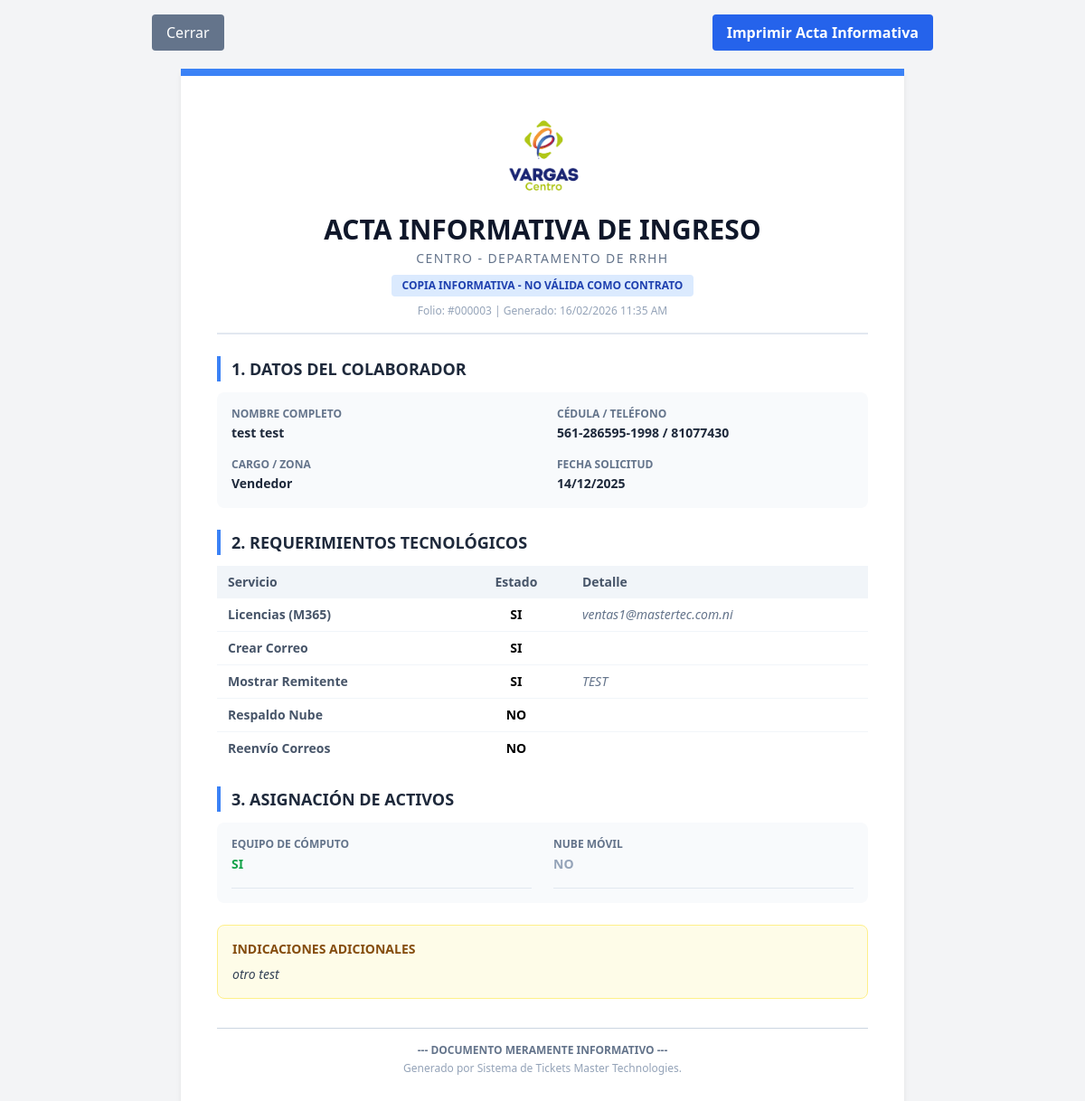
Screenshot of /imprimir_acta_ingreso.php?id=3 (signed in) with the database file from the repository.
### tables this page shows
CREATE TABLE `configuracion_sistema` (
  `id` int(11) NOT NULL AUTO_INCREMENT,
  `clave` varchar(100) NOT NULL COMMENT 'Identificador único de la configuración',
  `valor` text DEFAULT NULL COMMENT 'Valor de la configuración',
  `descripcion` varchar(255) DEFAULT NULL COMMENT 'Descripción de la configuración',
  `fecha_actualizacion` timestamp NOT NULL DEFAULT current_timestamp() ON UPDATE current_timestamp(),
  PRIMARY KEY (`id`),
  UNIQUE KEY `clave` (`clave`),
  UNIQUE KEY `idx_clave` (`clave`)
);

CREATE TABLE `formularios_rrhh` (
  `id` int(11) NOT NULL AUTO_INCREMENT,
  `tipo` enum('Ingreso','Salida') NOT NULL,
  `nombre_colaborador` varchar(100) NOT NULL,
  `fecha_efectiva` date NOT NULL,
  `departamento` varchar(100) DEFAULT NULL,
  `observaciones` text DEFAULT NULL,
  `creado_por` int(11) NOT NULL COMMENT 'Usuario de RRHH',
  `fecha_registro` timestamp NOT NULL DEFAULT current_timestamp(),
  `fecha_solicitud` date DEFAULT NULL,
  `cedula_telefono` varchar(50) DEFAULT NULL,
  `cargo_zona` varchar(100) DEFAULT NULL,
  `disponibilidad_licencias` enum('SI','NO') DEFAULT 'NO',
  `detalle_licencias` text DEFAULT NULL,
  `correo_nuevo` enum('SI','NO') DEFAULT 'NO',
  `direccion_correo` varchar(100) DEFAULT NULL,
  `remitente_mostrar` enum('SI','NO') DEFAULT 'NO',
  `detalle_remitente` varchar(100) DEFAULT NULL,
  `respaldo_nube` enum('SI','NO') DEFAULT 'NO',
  `detalle_respaldo` text DEFAULT NULL,
  `reenvios_correo` enum('SI','NO') DEFAULT 'NO',
  `detalle_reenvios` varchar(255) DEFAULT NULL,
  `otras_indicaciones` text DEFAULT NULL,
  `asignacion_equipo` enum('SI','NO') DEFAULT 'NO',
  `detalle_asignacion` text DEFAULT NULL,
  `nube_movil` enum('SI','NO') DEFAULT 'NO',
  `detalle_nube_movil` text DEFAULT NULL,
  `equipo_usado` enum('SI','NO') DEFAULT 'NO',
  `especificacion_equipo_usado` varchar(100) DEFAULT NULL,
  `bloqueo_correo` enum('SI','NO') DEFAULT 'SI',
  `cuenta_correo_bloqueo` varchar(255) DEFAULT NULL,
  `respaldo_info` enum('SI','NO') DEFAULT 'NO',
  `detalle_respaldo_salida` varchar(255) DEFAULT NULL,
  `redireccion_correo` enum('SI','NO') DEFAULT 'NO',
  `email_redireccion` varchar(255) DEFAULT NULL,
  `devolucion_equipo` enum('SI','NO') DEFAULT 'SI',
  `detalle_devolucion_equipo` varchar(255) DEFAULT NULL,
  `devolucion_movil` enum('SI','NO') DEFAULT 'NO',
  `detalle_devolucion_movil` varchar(255) DEFAULT NULL,
  `registrado_por` int(11) DEFAULT NULL,
  PRIMARY KEY (`id`),
  KEY `fk_rrhh_creador` (`creado_por`),
  CONSTRAINT `fk_rrhh_creador` FOREIGN KEY (`creado_por`) REFERENCES `usuarios` (`id`) ON DELETE CASCADE ON UPDATE CASCADE
);

CREATE TABLE `usuarios` (
  `id` int(11) NOT NULL AUTO_INCREMENT,
  `nombre_completo` varchar(100) NOT NULL,
  `email` varchar(100) NOT NULL,
  `password` varchar(255) NOT NULL COMMENT 'Hash de la contraseña',
  `rol_id` int(11) NOT NULL,
  `empresa_id` int(11) DEFAULT NULL,
  `sucursal_id` int(11) DEFAULT NULL,
  `fecha_creacion` timestamp NOT NULL DEFAULT current_timestamp(),
  `notifs_email` tinyint(1) DEFAULT 0,
  `notifs_sonido` tinyint(1) DEFAULT 1,
  `empresa_asignada` enum('mastertec','suministros','centro') DEFAULT NULL COMMENT 'Empresa asignada para usuarios RRHH',
  PRIMARY KEY (`id`),
  UNIQUE KEY `email` (`email`),
  KEY `fk_usuario_rol` (`rol_id`),
  KEY `fk_usuario_empresa` (`empresa_id`),
  KEY `fk_usuario_sucursal` (`sucursal_id`),
  CONSTRAINT `fk_usuario_empresa` FOREIGN KEY (`empresa_id`) REFERENCES `empresas` (`id`) ON DELETE SET NULL,
  CONSTRAINT `fk_usuario_rol` FOREIGN KEY (`rol_id`) REFERENCES `roles` (`id`) ON UPDATE CASCADE,
  CONSTRAINT `fk_usuario_sucursal` FOREIGN KEY (`sucursal_id`) REFERENCES `sucursales` (`id`) ON DELETE SET NULL
);

### imprimir_acta_ingreso.php (the view, shortened to what this page needs)
<?php
require_once __DIR__ . '/security_utils.php';
$id = filter_input(INPUT_GET, 'id', FILTER_VALIDATE_INT);
try {
    $stmt = $pdo->prepare("
        SELECT f.*, u.nombre_completo as nombre_registrador, u.empresa_asignada
        FROM formularios_rrhh f
        LEFT JOIN usuarios u ON f.creado_por = u.id
        WHERE f.id = ? AND f.tipo = 'Ingreso'
    ");
    $stmt->execute([$id]);
    $solicitud = $stmt->fetch(PDO::FETCH_ASSOC);
    $logo_a_mostrar = null;
    $nombre_empresa = '';
    if (!empty($solicitud['empresa_asignada'])) {
        $logo_map = [
            'mastertec' => 'logo_mastertec',
            'suministros' => 'logo_master_suministros',
            'centro' => 'logo_centro'
        ];
        $nombre_map = [
            'mastertec' => 'MasterTec',
            'suministros' => 'Master Suministros',
            'centro' => 'Centro'
        ];
        $logo_key = $logo_map[$solicitud['empresa_asignada']] ?? null;
        $nombre_empresa = $nombre_map[$solicitud['empresa_asignada']] ?? '';
        if ($logo_key) {
            $stmt_logo = $pdo->prepare("SELECT valor FROM configuracion_sistema WHERE clave = ?");
            $stmt_logo->execute([$logo_key]);
            $logo_a_mostrar = $stmt_logo->fetchColumn();
        }
    }
} catch (PDOException $e) {
    die("Error de Base de Datos: " . $e->getMessage());
}
?>
<!DOCTYPE html>
<html lang="es">
<head>
    <script src="https://cdn.tailwindcss.com"></script>
</head>
<body>
    <div class="max-w-4xl mx-auto mt-4 mb-4 flex justify-between no-print px-4">
        <button onclick="window.close()"
            class="px-4 py-2 bg-slate-500 text-white rounded hover:bg-slate-600 transition">
            Cerrar
        </button>
        <button onclick="window.print()"
            class="px-4 py-2 bg-blue-600 text-white rounded hover:bg-blue-700 transition font-bold">
            Imprimir Acta Informativa
        </button>
    </div>
    <div class="document-container border-t-8 border-blue-500 avoid-break">
        <div class="text-center border-b-2 border-slate-200 pb-4 mb-6">
            <?php if (!empty($logo_a_mostrar)): ?>
                <div class="flex justify-center items-center mb-4">
                    <img src="<?= htmlspecialchars($logo_a_mostrar) ?>" alt="<?= htmlspecialchars($nombre_empresa) ?>"
                        class="h-24 object-contain">
                </div>
            <?php endif; ?>
            <h1 class="text-3xl font-bold text-slate-900 uppercase">Acta Informativa de Ingreso</h1>
            <p class="text-sm text-slate-500 mt-1 uppercase tracking-widest">
                <?= !empty($nombre_empresa) ? htmlspecialchars($nombre_empresa) : 'Master Technologies' ?> -
                Departamento de RRHH
            </p>
            <div class="mt-2 inline-block bg-blue-100 text-blue-800 text-xs font-bold px-3 py-1 rounded uppercase">Copia
                Informativa - No Válida como Contrato</div>
            <p class="text-xs text-slate-400 mt-2">Folio: #<?= str_pad($solicitud['id'], 6, '0', STR_PAD_LEFT) ?> |
                Generado: <?= date('d/m/Y h:i A') ?></p>
        </div>
        <div class="mb-6 avoid-break">
            <h2 class="text-lg font-bold text-slate-800 border-l-4 border-blue-500 pl-3 mb-3 uppercase">1. Datos del
                Colaborador</h2>
            <div class="grid grid-cols-2 gap-x-8 gap-y-4 bg-slate-50 p-4 rounded-lg">
                <div>
                    <span class="text-xs font-bold text-slate-500 uppercase block">Nombre Completo</span>
                    <span
                        class="text-sm font-semibold text-slate-800"><?= htmlspecialchars($solicitud['nombre_colaborador']) ?></span>
                </div>
                <div>
                    <span class="text-xs font-bold text-slate-500 uppercase block">Cédula / Teléfono</span>
                    <span
                        class="text-sm font-semibold text-slate-800"><?= htmlspecialchars($solicitud['cedula_telefono']) ?></span>
                </div>
                <div>
                    <span class="text-xs font-bold text-slate-500 uppercase block">Cargo / Zona</span>
                    <span
                        class="text-sm font-semibold text-slate-800"><?= htmlspecialchars($solicitud['cargo_zona']) ?></span>
                </div>
                <div>
                    <span class="text-xs font-bold text-slate-500 uppercase block">Fecha Solicitud</span>
                    <span
                        class="text-sm font-semibold text-slate-800"><?= date('d/m/Y', strtotime($solicitud['fecha_solicitud'])) ?></span>
                </div>
            </div>
        </div>
        <div class="mb-6 avoid-break">
            <h2 class="text-lg font-bold text-slate-800 border-l-4 border-blue-500 pl-3 mb-3 uppercase">2.
                Requerimientos Tecnológicos</h2>
            <table class="w-full text-sm mb-2 text-left">
                <thead class="bg-slate-100 text-slate-600">
                    <tr>
                        <th class="py-2 px-3 font-bold">Servicio</th>
                        <th class="py-2 px-3 font-bold text-center">Estado</th>
                        <th class="py-2 px-3 font-bold">Detalle</th>
                    </tr>
                </thead>
                <tbody class="divide-y divide-slate-100">
                    <tr>
                        <td class="py-2 px-3 font-bold text-slate-600">Licencias (M365)</td>
                        <td class="py-2 px-3 text-center font-bold"><?= $solicitud['disponibilidad_licencias'] ?></td>
                        <td class="py-2 px-3 text-slate-500 italic">
                            <?= htmlspecialchars($solicitud['detalle_licencias'] ?? '-') ?>
                        </td>
                    </tr>
                    <tr>
                        <td class="py-2 px-3 font-bold text-slate-600">Crear Correo</td>
                        <td class="py-2 px-3 text-center font-bold"><?= $solicitud['correo_nuevo'] ?></td>
                        <td class="py-2 px-3 text-slate-500 italic">
                        </td>
                    </tr>
                    <tr>
                        <td class="py-2 px-3 font-bold text-slate-600">Mostrar Remitente</td>
                        <td class="py-2 px-3 text-center font-bold"><?= $solicitud['remitente_mostrar'] ?></td>
                        <td class="py-2 px-3 text-slate-500 italic">
                            <?= htmlspecialchars($solicitud['detalle_remitente'] ?? '-') ?>
                        </td>
                    </tr>
                    <tr>
                        <td class="py-2 px-3 font-bold text-slate-600">Respaldo Nube</td>
                        <td class="py-2 px-3 text-center font-bold"><?= $solicitud['respaldo_nube'] ?></td>
                        <td class="py-2 px-3 text-slate-500 italic">
                        </td>
                    </tr>
                    <tr>
                        <td class="py-2 px-3 font-bold text-slate-600">Reenvío Correos</td>
                        <td class="py-2 px-3 text-center font-bold"><?= $solicitud['reenvios_correo'] ?></td>
                        <td class="py-2 px-3 text-slate-500 italic">
                        </td>
                    </tr>
                </tbody>
            </table>
        </div>
        <div class="mb-6 avoid-break">
            <h2 class="text-lg font-bold text-slate-800 border-l-4 border-blue-500 pl-3 mb-3 uppercase">3. Asignación de
                Activos</h2>
            <div class="grid grid-cols-2 gap-6 bg-slate-50 p-4 rounded-lg">
                <div class="border-b border-slate-200 pb-3">
                    <p class="font-bold text-xs text-slate-500 uppercase mb-1">Equipo de Cómputo</p>
                    <div class="flex items-center gap-2 mb-1">
                        <span
                            class="text-sm font-bold <?= $solicitud['asignacion_equipo'] == 'SI' ? 'text-green-600' : 'text-slate-400' ?>">
                            <?= $solicitud['asignacion_equipo'] ?>
                        </span>
                    </div>
                </div>
                <div class="border-b border-slate-200 pb-3">
                    <p class="font-bold text-xs text-slate-500 uppercase mb-1">Nube Móvil</p>
                    <div class="flex items-center gap-2 mb-1">
                        <span
                            class="text-sm font-bold <?= $solicitud['nube_movil'] == 'SI' ? 'text-green-600' : 'text-slate-400' ?>">
                            <?= $solicitud['nube_movil'] ?>
                        </span>
                    </div>
                </div>
            </div>
        </div>
        <?php if (!empty($solicitud['otras_indicaciones'])): ?>
            <div class="mb-8 p-4 bg-yellow-50 border border-yellow-200 rounded-lg avoid-break">
                <h3 class="font-bold text-yellow-800 text-sm uppercase mb-2">Indicaciones Adicionales</h3>
                <p class="text-sm text-slate-700 italic">
                    <?= nl2br(htmlspecialchars($solicitud['otras_indicaciones'])) ?>
                </p>
            </div>
        <?php endif; ?>
        <div class="mt-8 pt-4 border-t border-slate-300 text-center">
            <p class="text-xs font-bold text-slate-500 uppercase mb-1">--- DOCUMENTO MERAMENTE INFORMATIVO ---</p>
            <p class="text-xs text-slate-400">Generado por Sistema de Tickets Master Technologies.</p>
        </div>
    </div>
</body>
</html>

### imprimir_acta_ingreso.php (style rules this page uses)
body { background: #f3f4f6; font-family: 'Segoe UI', Tahoma, Geneva, Verdana, sans-serif; }
.document-container { max-width: 800px; margin: 20px auto; background: white; padding: 40px; box-shadow: 0 4px 6px -1px rgba(0, 0, 0, 0.1); }

### rows the page displays
configuracion_sistema: valor.empresa_asignada (picture)
formularios_rrhh: creado_por.empresa_asignada "CENTRO", id "000003", nombre_colaborador "test test", cedula_telefono "561-286595-1998 / 81077430", cargo_zona "Vendedor", fecha_solicitud "14/12/2025", disponibilidad_licencias "SI", detalle_licencias "ventas1@mastertec.com.ni", correo_nuevo "SI", remitente_mostrar "SI", detalle_remitente "TEST", respaldo_nube "NO", reenvios_correo "NO", asignacion_equipo "SI", nube_movil "NO", otras_indicaciones "otro test"
